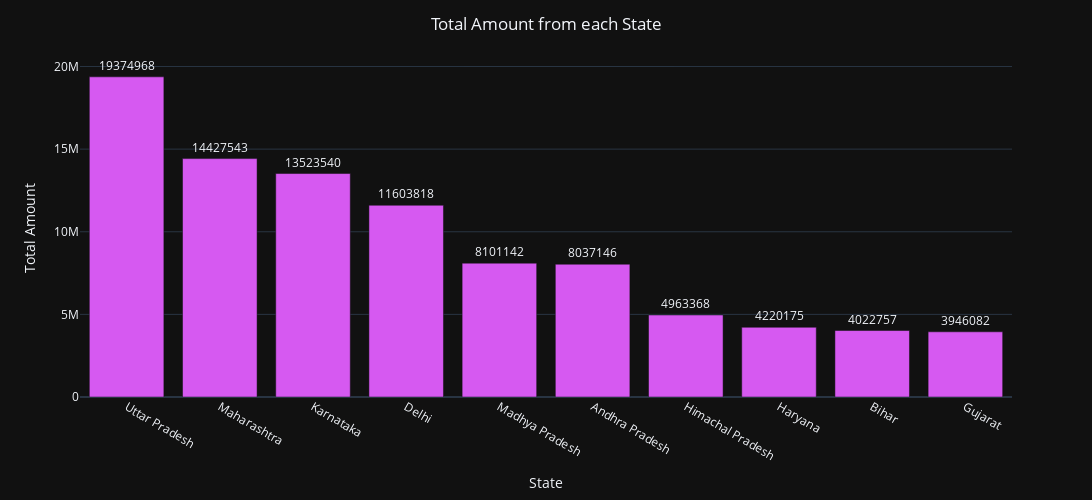

Write notebook code for a chart like this one.
### Code cell
#total amount from top 10 states
sales_state = data.groupby('State')['Amount'].sum().reset_index().sort_values(by = 'Amount', ascending = False).head(10)
fig = px.bar(sales_state, x = 'State', y = 'Amount', color_discrete_sequence = ['#D659F1'], text = 'Amount')
fig.update_layout(title_text = 'Total Amount from each State', xaxis_title = 'State', yaxis_title = 'Total Amount', template = 'plotly_dark', title_x = 0.5, height = 500, width = 1150)
fig.update_traces(textposition = 'outside')
fig.show()

### Figure 1 — Plotly figure (JSON) as saved in the notebook; plotly's stock layout.template omitted (floating-point values rounded to 4 significant figures)
{"data": [{"alignmentgroup": "True", "hovertemplate": "State=%{x}<br>Amount=%{text}<extra></extra>", "legendgroup": "", "marker": {"color": "#D659F1", "pattern": {"shape": ""}}, "name": "", "offsetgroup": "", "orientation": "v", "showlegend": false, "text": [19374968, 14427543, 13523540, 11603818, 8101142, 8037146, 4963368, 4220175, 4022757, 3946082], "textposition": "outside", "type": "bar", "x": ["Uttar Pradesh", "Maharashtra", "Karnataka", "Delhi", "Madhya Pradesh", "Andhra Pradesh", "Himachal Pradesh", "Haryana", "Bihar", "Gujarat"], "xaxis": "x", "y": [19374968, 14427543, 13523540, 11603818, 8101142, 8037146, 4963368, 4220175, 4022757, 3946082], "yaxis": "y"}], "layout": {"barmode": "relative", "height": 500, "legend": {"tracegroupgap": 0}, "margin": {"t": 60}, "title": {"text": "Total Amount from each State", "x": 0.5}, "width": 1150, "xaxis": {"anchor": "y", "domain": [0, 1], "title": {"text": "State"}}, "yaxis": {"anchor": "x", "domain": [0, 1], "title": {"text": "Total Amount"}}}}
